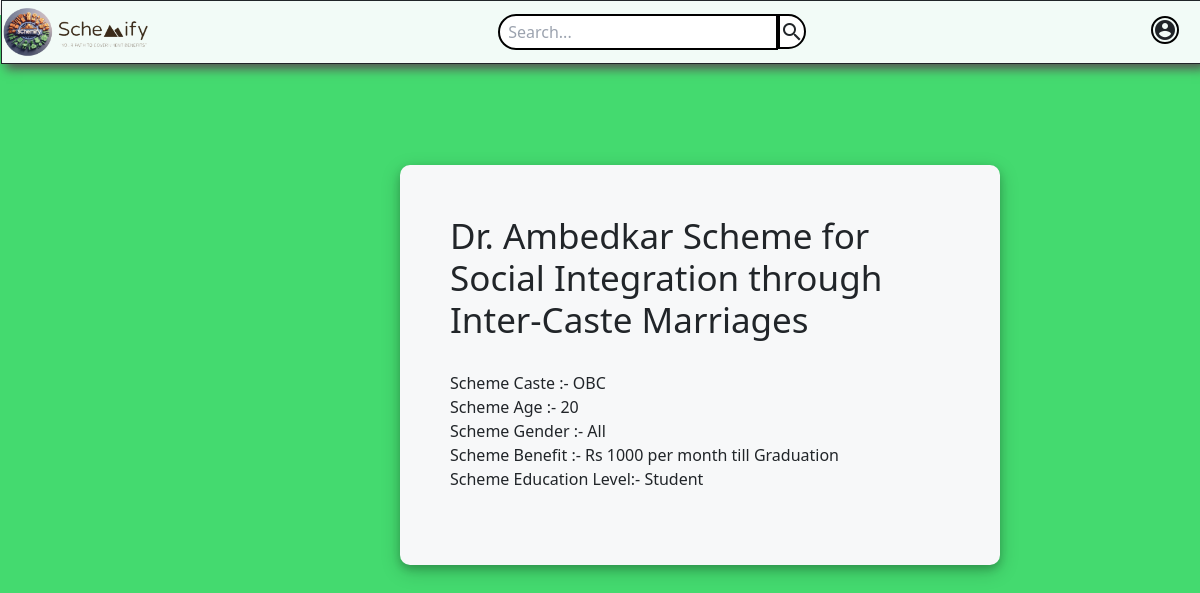
/schemeDetails/5, run on the app's committed database.
### myapp/models.py (models this page shows, shortened)
class SchemeData(models.Model):
      scheme_name = models.CharField(max_length = 100)
      scheme_caste = models.CharField(max_length = 100)
      scheme_annualIncome = models.IntegerField()
      scheme_gender = models.CharField(max_length=100, default='All')
      scheme_age = models.IntegerField(default=1)
      scheme_Minage = models.IntegerField(default=1)
      scheme_education_level = models.CharField(max_length = 100, default='NAN')
      scheme_benefits = models.TextField(default='NAN')
      class Meta:
        ordering = ['scheme_name']

### myapp/views.py (the view)
# urls.py: path('schemeDetails/<schemeID>',SchemeDetails , name='schemeDetails'),
def SchemeDetails(request, schemeID):
    scheme = SchemeData.objects.get(id = schemeID)
    data = {
        'schemeDetails' : scheme
    }
    return render(request, 'SchemeDetails.html', data)

### myapp/templates/schemeDetails.html (shortened to what this page needs)
<!DOCTYPE html>
<html lang="en">
<head>
    {% load static %}
    <link href="{% static 'details.css' %}" rel="stylesheet" />
    <script src="https://cdn.tailwindcss.com"></script>
    <link rel="stylesheet" href="https://cdnjs.cloudflare.com/ajax/libs/font-awesome/6.5.1/css/all.min.css">
      <link href="https://cdn.jsdelivr.net/npm/bootstrap@5.3.3/dist/css/bootstrap.min.css" rel="stylesheet">
</head>
<body>
        <div class="home-container">
          <div id="nav" class="home-header h-16 items-center">
            <div style="width: 150px;"><a href="/" class="size-full" ><img src="{% static 'Images/full logo.png' %}" class="rounded-full" alt=""></a></div>
            <span style="margin: 0 auto;" class="flex flex-shrink items-center searching">
                <input type="search" name="search" id="search" placeholder=" Search..." class="border-black border-solid border-2 rounded-l-full p-1 border-r-0" style=" width: 35vh;">
                <button type="button" name="search" class="material-icons bg-white rounded-r-full border-black border-l-0 border-2" style="height: 35.1px;">search</button>
            </span>
            <a href="/register" ><span class="material-icons mr-5 mb-0 mt-0 ml-0 border-black border-2 rounded-full">account_circle</span></a>
          </div>
        </div>
     <div class="mybody">
         <div class="mybox">
           <h1>{{schemeDetails.scheme_name}}</h1>
           <p style=" margin-top: 30px;">Scheme Caste :- {{schemeDetails.scheme_caste}}</p>
           <p >Scheme Age :- {{schemeDetails.scheme_age}}</p>
           <p >Scheme Gender :- {{schemeDetails.scheme_gender}}</p>
           <p >Scheme Benefit :- {{schemeDetails.scheme_benefits}}</p>
           <p >Scheme Education Level:- {{schemeDetails.scheme_education_level}}</p>
         </div>
      </div>
</body>
</html>

### myapp/static/details.css (style rules this page uses)
.home-header { gap: 5px; top: 0; width: 100%; display: flex; z-index: 100; position: fixed; flex-wrap: wrap; align-self: center; box-shadow: 5px 5px 10px 0px #575454; align-items: stretch; margin-left: 1px; border-color: var(--dl-color-gray-black); border-width: 1px; margin-right: 1px; padding-left: 1px; border-radius: var(--dl-radius-radius-radius4); margin-bottom: 2px; padding-right: 1px; animation-name: none; flex-direction: row; padding-bottom: 1px; animation-delay: 0s; justify-content:flex-start; background-color: #f2fbf7; animation-duration: 300ms; animation-direction: normal; animation-iteration-count: 1; animation-timing-function: ease; }
.mybody { position: fixed; margin-top: 15px; background-color: rgb(68, 218, 111); height: 100vh; }
.mybox { height:50%; width: 50%; border: 1px solid black; border-style: none; margin-left: 400px; margin-top: 150px; padding: 10px; box-shadow: 0 4px 8px 0 rgba(0, 0, 0, 0.2), 0 6px 20px 0 rgba(0, 0, 0, 0.19); border-radius: 10px; background-color: rgb(247, 248, 249); padding: 50px; }
.mybox h1 { font-size: 35px; font-weight: 400; }

### data on the page
SchemeData: scheme_name "Dr. Ambedkar Scheme for Social Integration through Inter-Caste Marriages", scheme_caste "OBC", scheme_age "20", scheme_gender "All", scheme_benefits "Rs 1000 per month till Graduation", scheme_education_level "Student"
